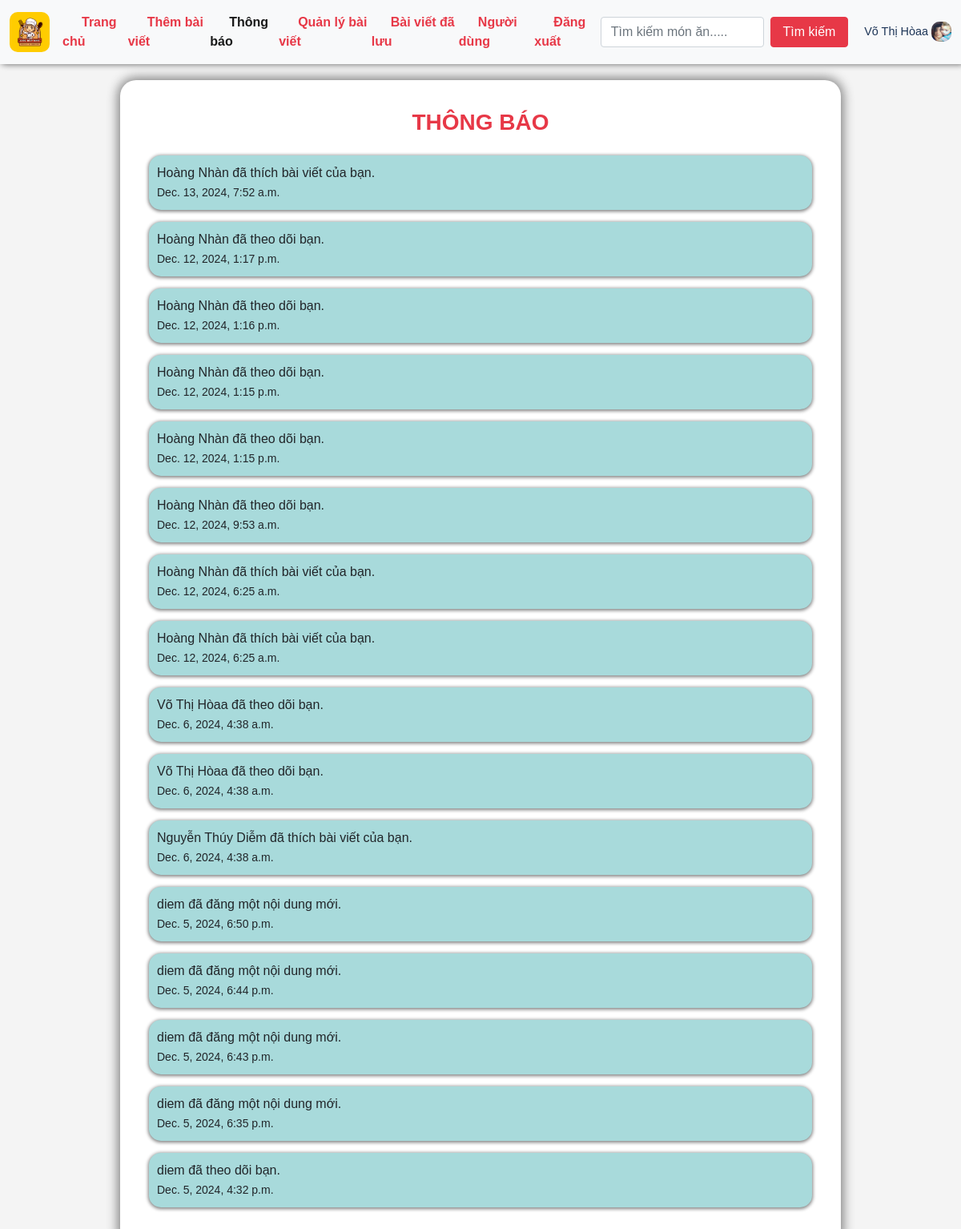
Before: /notifications/ (signed in) with the older database file.
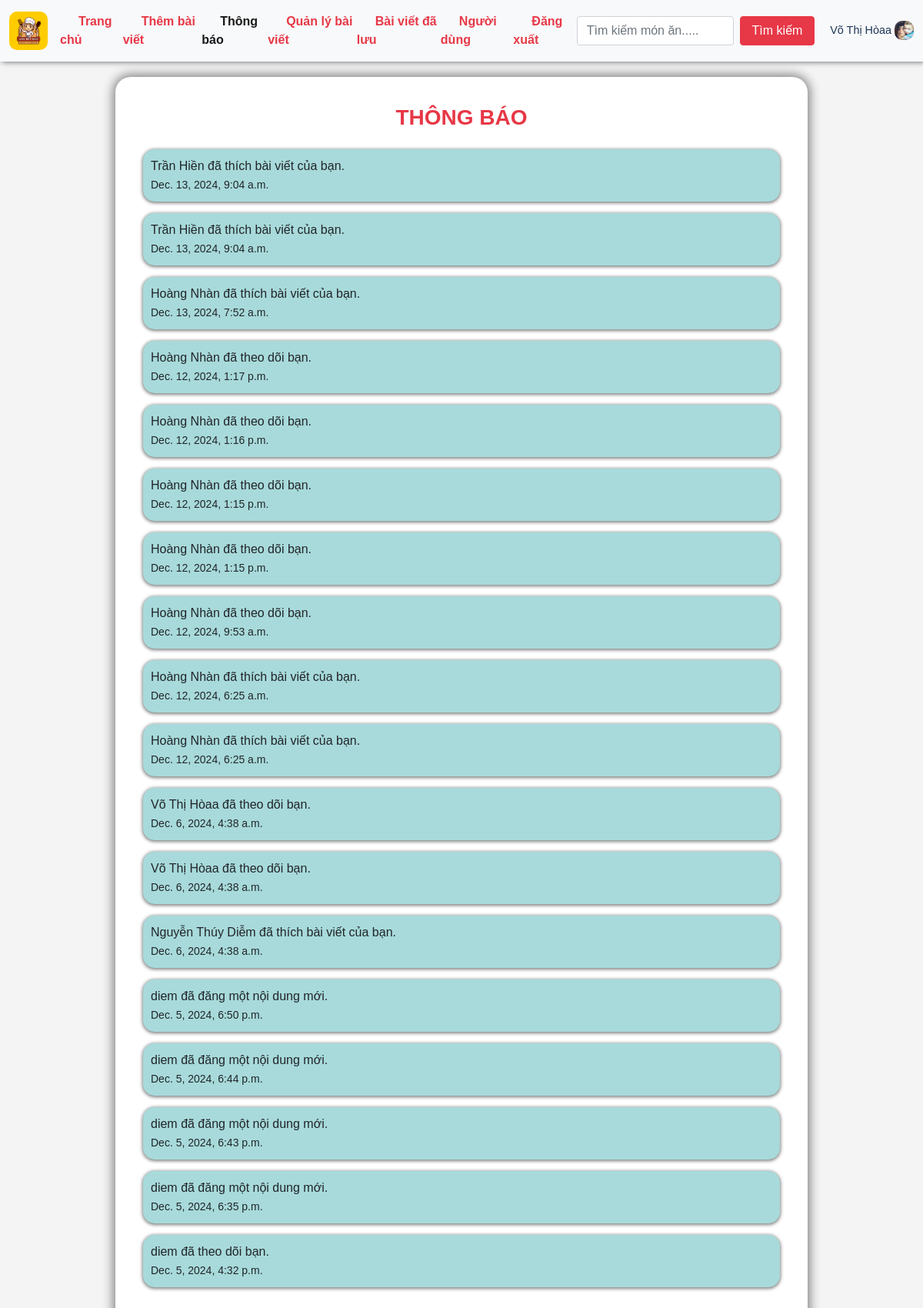
After: the same page with the newer database file.
### appfood/models.py (models this page shows, shortened)
class Notification(models.Model):
    recipient = models.ForeignKey(User, on_delete=models.CASCADE, related_name='notifications')
    sender = models.ForeignKey(User, on_delete=models.CASCADE)
    recipess = models.ForeignKey(Recipe, on_delete=models.CASCADE, null=True, blank=True)
    message = models.CharField(max_length=255)
    read = models.BooleanField(default=False)
    timestamp = models.DateTimeField(auto_now_add=True)

### appfood/views.py (the view)
# urls.py: path('notifications/', views.notifications, name='notifications'),  # Thông Báo
@login_required
def notifications(request):
    user_profile, created = UserProfile.objects.get_or_create(user=request.user)
    notifications = request.user.notifications.all().order_by('-timestamp').select_related('sender__userprofile')
    notifications.update(read=True)
    return render(request, 'appfood/notifications.html', {'notifications': notifications, 'user_profile': user_profile})

### appfood/templates/appfood/notifications.html (shortened to what the changed rows need)
{% extends "appfood/base.html" %}
{% load static %}
{% block notifications %}
<link rel="stylesheet" href="{%static 'css/notifications.css' %}">
<main>
    <div class="container">
        <div class="row">
            <div class="card shadow-sm">
                <div class="card-body">
                    <ul class="notification-list">
                        {% for notification in notifications %}
                        <li class="notification-item {% if not notification.read %}unread{% endif %}">
                            <a href="{% if notification.recipess %}{% url 'detail' notification.recipess.id %}{% else %}#{% endif %}">
                                {{ notification.sender.userprofile.last_name }} {{ notification.sender.userprofile.first_name }} {{ notification.message }}<br>
                                <small>{{ notification.timestamp }}</small>
                            </a>
                        </li>
                        {% endfor %}
                    </ul>
                </div>
            </div>
        </div>
    </div>
</main>
{% endblock notifications %}

Changed rows visible on the page:
added Notification: message "Trần Hiền đã thích bài viết của bạn.", timestamp "Dec. 13, 2024, 9:04 a.m."
added Notification: message "Trần Hiền đã thích bài viết của bạn.", timestamp "Dec. 13, 2024, 9:04 a.m."
